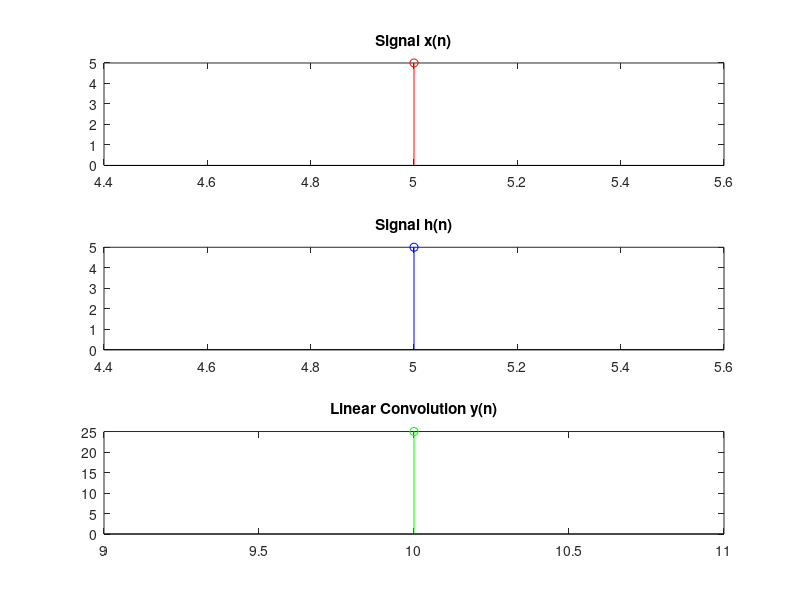

The MATLAB source for this figure: (Note: this script raises an error after producing the figure.)
%linear convolution of 2 discrete signals

x_values = input('Enter the values of x(n) in square brackets: ');
t_x = input('Enter the corresponding time values of x(n) in square brackets: ');

h_values = input('Enter the values of h(n) in square brackets: ');
t_h = input('Enter the corresponding time values of h(n) in square brackets: ');

% Calculate linear convolution
M = length(x_values);
N = length(h_values);
L = M + N - 1;

y_values = zeros(1, L);
t_y = min(t_x) + min(t_h) : max(t_x) + max(t_h);

for n = 1:L
    for k = max(1, n-N+1):min(M, n)
        y_values(n) = y_values(n) + x_values(k) * h_values(n-k+1);
    end
end

% Plotting input signals
subplot(3, 1, 1);
stem(t_x, x_values, 'r');
title('Signal x(n)');

subplot(3, 1, 2);
stem(t_h, h_values, 'b');
title('Signal h(n)');

% Plotting convolution result
subplot(3, 1, 3);
stem(t_y, y_values, 'g');
title('Linear Convolution y(n)');

% Adjusting subplot layout
sgtitle('Linear Convolution of x(n) and h(n)');


% [1,2,0.5,1]
% [0,1,2,3]
% [1,2,1,-1]
% [-1,0,1,2]